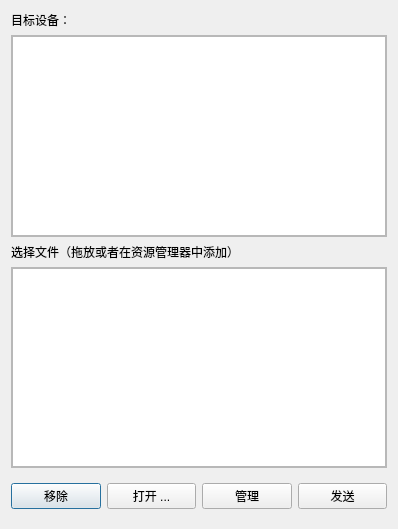
<?xml version="1.0" encoding="UTF-8"?>
<ui version="4.0">
 <class>sendFileWindow</class>
 <widget class="QDialog" name="sendFileWindow">
  <property name="geometry">
   <rect>
    <x>0</x>
    <y>0</y>
    <width>398</width>
    <height>529</height>
   </rect>
  </property>
  <property name="windowTitle">
   <string notr="true">发送文件</string>
  </property>
  <layout class="QVBoxLayout" name="verticalLayout_2">
   <item>
    <widget class="QLabel" name="label">
     <property name="styleSheet">
      <string notr="true">font: 75 15pt &quot;黑体&quot;;
color: rgb(0, 0, 0);</string>
     </property>
     <property name="text">
      <string>目标设备：</string>
     </property>
    </widget>
   </item>
   <item>
    <widget class="QScrollArea" name="scrollArea_2">
     <property name="widgetResizable">
      <bool>true</bool>
     </property>
     <widget class="QWidget" name="scrollAreaWidgetContents_2">
      <property name="geometry">
       <rect>
        <x>0</x>
        <y>0</y>
        <width>378</width>
        <height>203</height>
       </rect>
      </property>
      <layout class="QVBoxLayout" name="verticalLayout">
       <property name="spacing">
        <number>0</number>
       </property>
       <property name="leftMargin">
        <number>0</number>
       </property>
       <property name="topMargin">
        <number>0</number>
       </property>
       <property name="rightMargin">
        <number>0</number>
       </property>
       <property name="bottomMargin">
        <number>0</number>
       </property>
       <item>
        <widget class="QTableWidget" name="device_table">
         <property name="sizePolicy">
          <sizepolicy hsizetype="Expanding" vsizetype="Expanding">
           <horstretch>0</horstretch>
           <verstretch>0</verstretch>
          </sizepolicy>
         </property>
        </widget>
       </item>
      </layout>
     </widget>
    </widget>
   </item>
   <item>
    <widget class="QLabel" name="label_2">
     <property name="styleSheet">
      <string notr="true">font: 75 15pt &quot;黑体&quot;;
color: rgb(0, 0, 0);</string>
     </property>
     <property name="text">
      <string>选择文件（拖放或者在资源管理器中添加）</string>
     </property>
    </widget>
   </item>
   <item>
    <widget class="QScrollArea" name="file_scrollArea">
     <property name="widgetResizable">
      <bool>true</bool>
     </property>
     <widget class="QWidget" name="file_content_widget">
      <property name="geometry">
       <rect>
        <x>0</x>
        <y>0</y>
        <width>378</width>
        <height>202</height>
       </rect>
      </property>
      <layout class="QVBoxLayout" name="verticalLayout_3">
       <property name="spacing">
        <number>0</number>
       </property>
       <property name="leftMargin">
        <number>0</number>
       </property>
       <property name="topMargin">
        <number>0</number>
       </property>
       <property name="rightMargin">
        <number>0</number>
       </property>
       <property name="bottomMargin">
        <number>0</number>
       </property>
       <item>
        <widget class="QTableWidget" name="files_table"/>
       </item>
      </layout>
     </widget>
    </widget>
   </item>
   <item>
    <widget class="QWidget" name="widget" native="true">
     <layout class="QHBoxLayout" name="horizontalLayout">
      <property name="leftMargin">
       <number>0</number>
      </property>
      <property name="rightMargin">
       <number>0</number>
      </property>
      <item>
       <widget class="QPushButton" name="remove_btn">
        <property name="text">
         <string>移除</string>
        </property>
       </widget>
      </item>
      <item>
       <widget class="QPushButton" name="select_file_btn">
        <property name="sizePolicy">
         <sizepolicy hsizetype="Preferred" vsizetype="Fixed">
          <horstretch>0</horstretch>
          <verstretch>0</verstretch>
         </sizepolicy>
        </property>
        <property name="text">
         <string>打开 ...</string>
        </property>
       </widget>
      </item>
      <item>
       <widget class="QPushButton" name="manage_btn">
        <property name="text">
         <string>管理</string>
        </property>
       </widget>
      </item>
      <item>
       <widget class="QPushButton" name="send_btn">
        <property name="text">
         <string>发送</string>
        </property>
       </widget>
      </item>
     </layout>
    </widget>
   </item>
  </layout>
 </widget>
 <resources/>
 <connections/>
</ui>
